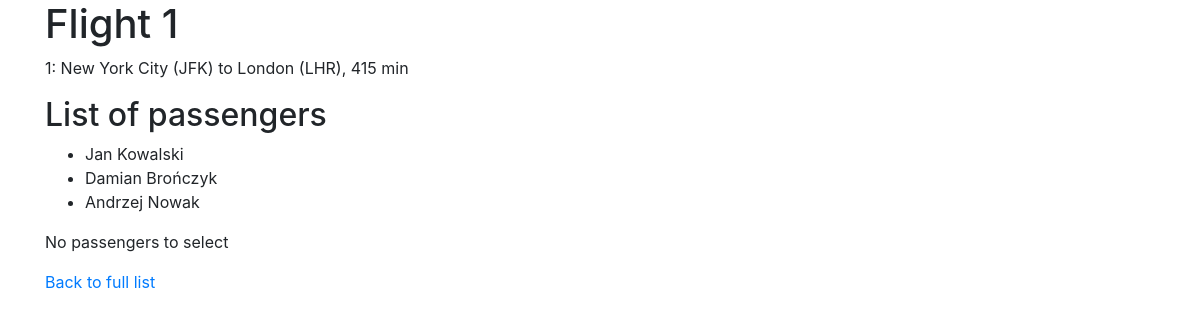
/1, run on an earlier commit of the app's database.
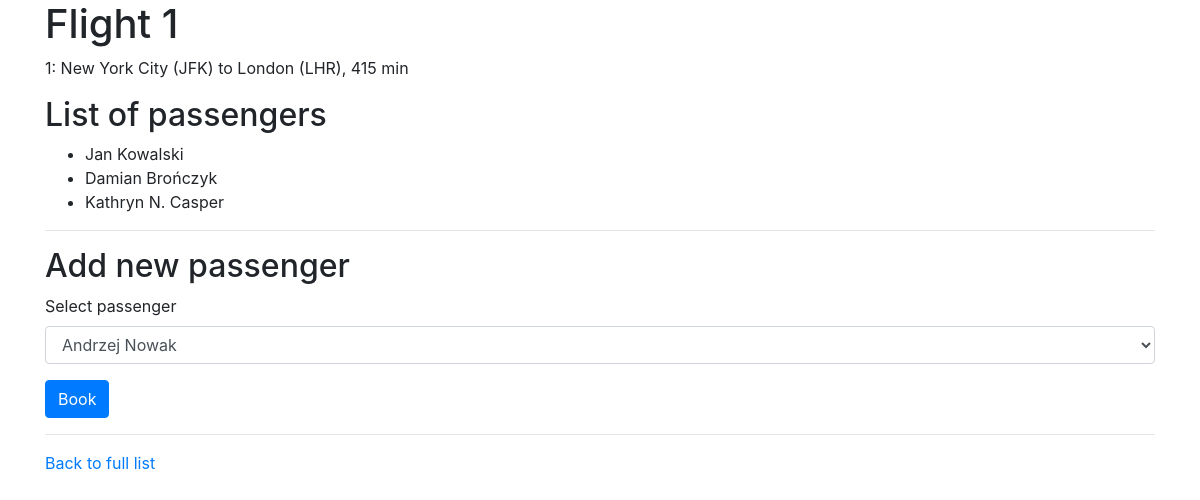
And on a later commit of the database.
### flight/models.py (models this page shows)
class Flight(models.Model):
    origin = models.ForeignKey(Airport, on_delete=models.CASCADE, related_name="departures")
    destination = models.ForeignKey(Airport, on_delete=models.CASCADE, related_name="arrivals")
    duration = models.IntegerField()
    def __str__(self):
        return f"{self.id}: {self.origin} to {self.destination}, {self.duration} min"

class Airport(models.Model):
    code = models.CharField(max_length=3)
    city = models.CharField(max_length=64)
    def __str__(self):
        return f"{self.city} ({self.code})"

class Passenger(models.Model):
    first_name = models.CharField(max_length=64)
    last_name = models.CharField(max_length=64)
    flights = models.ManyToManyField(Flight, blank=True, related_name="passengers")
    def __str__(self):
        return f"{self.first_name} {self.last_name}"

### flight/views.py (the view)
# urls.py: path('<int:flight_id>', views.view, name='view'),
def view(request, flight_id):
    try:
        model = Flight.objects.get(pk=flight_id)
    except Flight.DoesNotExist:
        raise Http404('Flight does not exist.')
    return render(request, 'flight/view.html', {
        'flight': model,
        'passengers': model.passengers.all(),
        'non_passengers': Passenger.objects.exclude(flights=model).all()
    })

### flight/templates/flight/view.html (shortened to what this page needs)
{% extends 'base.html' %}
{% block content %}
    <h1>Flight {{ flight.id }}</h1>
    <p>
        {{ flight }}
    </p>
    <h2>List of passengers</h2>
    <ul>
        {% for passenger in passengers %}
            <li> {{ passenger }} </li>
        {% empty %}
            <li>List of passengers is empty.</li>
        {% endfor %}
    </ul>
    {% if non_passengers %}
        <hr>
        <h2>Add new passenger</h2>
        <form method="post" action="{% url 'book' flight.id %}">
            <div class="form-group">
                <label for="passenger">Select passenger</label>
                <select class="form-control" id="passenger" name="passenger">
                    {% for passenger in non_passengers %}
                        <option value="{{ passenger.id }}">{{ passenger.first_name }} {{ passenger.last_name }}</option>
                    {% endfor %}
                </select>
            </div>
            <button type="submit" class="btn btn-primary">Book</button>
        </form>
        <hr>
    {% else %}
        <p>No passengers to select</p>
    {% endif %}
    <p>
        <a href="{% url 'index' %}">Back to full list</a>
    </p>
{% endblock %}

### flight/templates/base.html (shortened to what this page needs)
<!doctype html>
<html lang="en">
<head>
    <link rel="stylesheet" href="https://stackpath.bootstrapcdn.com/bootstrap/4.1.0/css/bootstrap.min.css">
</head>
<body>
<div class="container">
    {% block content %} {% endblock %}
</div>
</body>
</html>

What changed in the data, as far as the page shows it:
no longer on this page (row unchanged): Passenger: first_name+last_name "Andrzej Nowak"
added Passenger: first_name+last_name "Kathryn N. Casper"
Also different on the page:
form field passenger: (not shown) → "Andrzej Nowak"
text no longer shown: "No passengers to select"
text now shown: "Add new passenger Select passenger Book"
